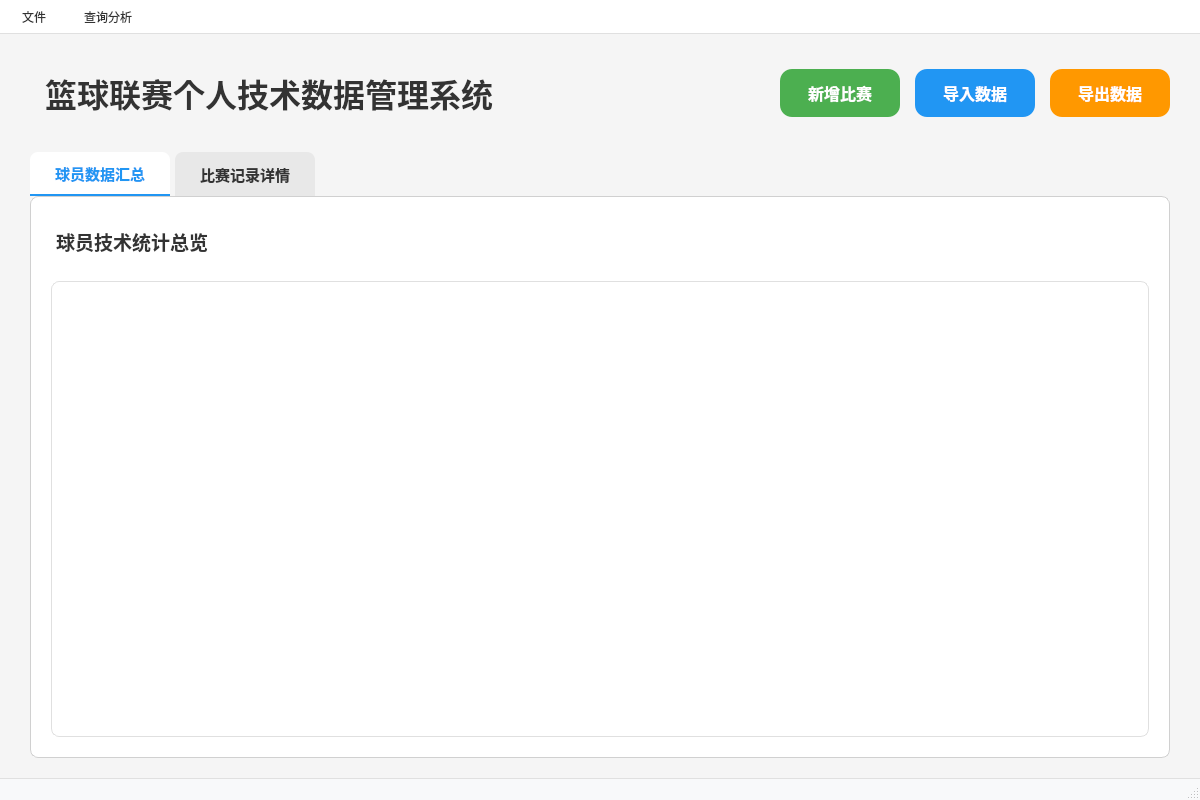
<?xml version="1.0" encoding="UTF-8"?>
<ui version="4.0">
 <class>MainWindow</class>
 <widget class="QMainWindow" name="MainWindow">
  <property name="geometry">
   <rect>
    <x>0</x>
    <y>0</y>
    <width>1200</width>
    <height>800</height>
   </rect>
  </property>
  <property name="windowTitle">
   <string>篮球联赛个人技术数据处理系统</string>
  </property>
  <widget class="QWidget" name="centralwidget">
    <property name="styleSheet">
     <string>QWidget#centralwidget { 
       background-color: #f5f5f5; 
     }</string>
    </property>
    <layout class="QVBoxLayout" name="mainVerticalLayout">
     <property name="spacing">
      <number>20</number>
     </property>
     <property name="leftMargin">
      <number>30</number>
     </property>
     <property name="topMargin">
      <number>20</number>
     </property>
     <property name="rightMargin">
      <number>30</number>
     </property>
     <property name="bottomMargin">
      <number>20</number>
     </property>
     <item>
      <layout class="QHBoxLayout" name="topHeaderLayout">
       <property name="spacing">
        <number>20</number>
       </property>
       <item>
        <widget class="QLabel" name="titleLabel">
         <property name="font">
          <font>
           <pointsize>24</pointsize>
           <bold>true</bold>
          </font>
         </property>
         <property name="styleSheet">
          <string>QLabel {
            color: #333333;
            padding: 15px;
            background-color: transparent;
          }</string>
         </property>
         <property name="text">
          <string>篮球联赛个人技术数据管理系统</string>
         </property>
         <property name="alignment">
          <set>Qt::AlignCenter</set>
         </property>
        </widget>
       </item>
       <item>
        <spacer name="titleSpacer">
         <property name="orientation">
          <enum>Qt::Horizontal</enum>
         </property>
         <property name="sizeHint" stdset="0">
          <size>
           <width>40</width>
           <height>20</height>
          </size>
         </property>
        </spacer>
       </item>
       <item>
        <layout class="QHBoxLayout" name="actionButtonsLayout">
         <property name="spacing">
          <number>15</number>
         </property>
         <item>
          <widget class="QPushButton" name="newGameButton">
           <property name="minimumSize">
            <size>
             <width>120</width>
             <height>45</height>
            </size>
           </property>
           <property name="font">
            <font>
             <pointsize>12</pointsize>
             <bold>true</bold>
            </font>
           </property>
           <property name="styleSheet">
            <string>QPushButton {
              background-color: #4CAF50;
              color: white;
              border: none;
              border-radius: 12px;
              padding: 12px 20px;
              font-weight: bold;
            }
            QPushButton:hover {
              background-color: #45a049;
            }
            QPushButton:pressed {
              background-color: #3d8b40;
            }</string>
           </property>
           <property name="text">
            <string>新增比赛</string>
           </property>
          </widget>
         </item>
         <item>
          <widget class="QPushButton" name="importDataButton">
           <property name="minimumSize">
            <size>
             <width>120</width>
             <height>45</height>
            </size>
           </property>
           <property name="font">
            <font>
             <pointsize>12</pointsize>
             <bold>true</bold>
            </font>
           </property>
           <property name="styleSheet">
            <string>QPushButton {
              background-color: #2196F3;
              color: white;
              border: none;
              border-radius: 12px;
              padding: 12px 20px;
              font-weight: bold;
            }
            QPushButton:hover {
              background-color: #1976D2;
            }
            QPushButton:pressed {
              background-color: #1565C0;
            }</string>
           </property>
           <property name="text">
            <string>导入数据</string>
           </property>
          </widget>
         </item>
         <item>
          <widget class="QPushButton" name="exportDataButton">
           <property name="minimumSize">
            <size>
             <width>120</width>
             <height>45</height>
            </size>
           </property>
           <property name="font">
            <font>
             <pointsize>12</pointsize>
             <bold>true</bold>
            </font>
           </property>
           <property name="styleSheet">
            <string>QPushButton {
              background-color: #FF9800;
              color: white;
              border: none;
              border-radius: 12px;
              padding: 12px 20px;
              font-weight: bold;
            }
            QPushButton:hover {
              background-color: #F57C00;
            }
            QPushButton:pressed {
              background-color: #EF6C00;
            }</string>
           </property>
           <property name="text">
            <string>导出数据</string>
           </property>
          </widget>
         </item>
        </layout>
       </item>
      </layout>
     </item>
     <item>
      <widget class="QTabWidget" name="tabWidget">
       <property name="font">
        <font>
         <pointsize>11</pointsize>
        </font>
       </property>
       <property name="styleSheet">
        <string>QTabWidget::pane {
          border: 1px solid #d0d0d0;
          background-color: white;
          border-radius: 8px;
        }
        QTabWidget::tab-bar {
          alignment: left;
        }
        QTabBar::tab {
          background-color: #e8e8e8;
          color: #333333;
          padding: 12px 25px;
          margin-right: 5px;
          border-top-left-radius: 8px;
          border-top-right-radius: 8px;
          font-weight: bold;
        }
        QTabBar::tab:selected {
          background-color: white;
          color: #2196F3;
          border-bottom: 2px solid #2196F3;
        }
        QTabBar::tab:hover:!selected {
          background-color: #f0f0f0;
        }</string>
       </property>
       <property name="currentIndex">
        <number>0</number>
       </property>
       <widget class="QWidget" name="summaryTab">
        <attribute name="title">
         <string>球员数据汇总</string>
        </attribute>
        <layout class="QVBoxLayout" name="summaryTabLayout">
         <property name="spacing">
          <number>15</number>
         </property>
         <property name="leftMargin">
          <number>20</number>
         </property>
         <property name="topMargin">
          <number>20</number>
         </property>
         <property name="rightMargin">
          <number>20</number>
         </property>
         <property name="bottomMargin">
          <number>20</number>
         </property>
         <item>
          <widget class="QLabel" name="summaryStatsLabel">
           <property name="font">
            <font>
             <pointsize>14</pointsize>
             <bold>true</bold>
            </font>
           </property>
           <property name="styleSheet">
            <string>QLabel {
              color: #333333;
              padding: 10px 0px;
            }</string>
           </property>
           <property name="text">
            <string>球员技术统计总览</string>
           </property>
          </widget>
         </item>
         <item>
          <widget class="QTableWidget" name="summaryTableWidget">
           <property name="styleSheet">
            <string>QTableWidget {
              background-color: white;
              border: 1px solid #e0e0e0;
              border-radius: 8px;
              font-size: 12px;
              color: #333333;
              gridline-color: #f0f0f0;
            }
            QTableWidget::item {
              padding: 12px;
              border-bottom: 1px solid #f0f0f0;
            }
            QTableWidget::item:selected {
              background-color: #e3f2fd;
            }
            QHeaderView::section {
              background-color: #f8f9fa;
              color: #333333;
              padding: 15px;
              border: none;
              border-bottom: 2px solid #e0e0e0;
              font-weight: bold;
            }
            QTableWidget::horizontalHeader {
              border-top-left-radius: 8px;
              border-top-right-radius: 8px;
            }</string>
           </property>
           <property name="alternatingRowColors">
            <bool>true</bool>
           </property>
           <property name="selectionBehavior">
            <enum>QAbstractItemView::SelectRows</enum>
           </property>
           <property name="sortingEnabled">
            <bool>true</bool>
           </property>
          </widget>
         </item>
        </layout>
       </widget>
       <widget class="QWidget" name="gamesTab">
        <attribute name="title">
         <string>比赛记录详情</string>
        </attribute>
        <layout class="QVBoxLayout" name="gamesTabLayout">
         <property name="spacing">
          <number>15</number>
         </property>
         <property name="leftMargin">
          <number>20</number>
         </property>
         <property name="topMargin">
          <number>20</number>
         </property>
         <property name="rightMargin">
          <number>20</number>
         </property>
         <property name="bottomMargin">
          <number>20</number>
         </property>
         <item>
          <widget class="QLabel" name="gamesStatsLabel">
           <property name="font">
            <font>
             <pointsize>14</pointsize>
             <bold>true</bold>
            </font>
           </property>
           <property name="styleSheet">
            <string>QLabel {
              color: #333333;
              padding: 10px 0px;
            }</string>
           </property>
           <property name="text">
            <string>所有比赛记录明细</string>
           </property>
          </widget>
         </item>
         <item>
          <widget class="QTableWidget" name="gamesTableWidget">
           <property name="styleSheet">
            <string>QTableWidget {
              background-color: white;
              border: 1px solid #e0e0e0;
              border-radius: 8px;
              font-size: 12px;
              color: #333333;
              gridline-color: #f0f0f0;
            }
            QTableWidget::item {
              padding: 12px;
              border-bottom: 1px solid #f0f0f0;
            }
            QTableWidget::item:selected {
              background-color: #e8f5e8;
            }
            QHeaderView::section {
              background-color: #f8f9fa;
              color: #333333;
              padding: 15px;
              border: none;
              border-bottom: 2px solid #e0e0e0;
              font-weight: bold;
            }
            QTableWidget::horizontalHeader {
              border-top-left-radius: 8px;
              border-top-right-radius: 8px;
            }</string>
           </property>
           <property name="alternatingRowColors">
            <bool>true</bool>
           </property>
           <property name="selectionBehavior">
            <enum>QAbstractItemView::SelectRows</enum>
           </property>
           <property name="sortingEnabled">
            <bool>true</bool>
           </property>
          </widget>
         </item>
        </layout>
       </widget>
      </widget>
     </item>
    </layout>
  </widget>
  <widget class="QMenuBar" name="menubar">
   <property name="geometry">
    <rect>
     <x>0</x>
     <y>0</y>
     <width>1200</width>
     <height>22</height>
    </rect>
   </property>
   <property name="styleSheet">
    <string>QMenuBar {
      background-color: white;
      color: #333333;
      border-bottom: 1px solid #e0e0e0;
    }
    QMenuBar::item {
      padding: 8px 16px;
      background-color: transparent;
    }
    QMenuBar::item:selected {
      background-color: #f0f0f0;
    }
    QMenu {
      background-color: white;
      border: 1px solid #d0d0d0;
      border-radius: 4px;
    }
    QMenu::item {
      padding: 8px 20px;
    }
    QMenu::item:selected {
      background-color: #e3f2fd;
    }</string>
   </property>
   <widget class="QMenu" name="menuFile">
    <property name="title">
     <string>文件</string>
    </property>
    <addaction name="actionSave"/>
    <addaction name="actionLoad"/>
   </widget>
   <widget class="QMenu" name="menuQuery">
    <property name="title">
     <string>查询分析</string>
    </property>
    <addaction name="actionTopThree"/>
    <addaction name="actionTeamTopThree"/>
    <addaction name="separator"/>
    <addaction name="actionShowSummary"/>
   </widget>
   <addaction name="menuFile"/>
   <addaction name="menuQuery"/>
  </widget>
  <widget class="QStatusBar" name="statusbar">
   <property name="styleSheet">
    <string>QStatusBar {
      background-color: #f8f9fa;
      color: #666666;
      border-top: 1px solid #e0e0e0;
    }</string>
   </property>
  </widget>
  <action name="actionSave">
   <property name="text">
    <string>保存数据</string>
   </property>
  </action>
  <action name="actionLoad">
   <property name="text">
    <string>加载数据</string>
   </property>
  </action>
  <action name="actionTopThree">
   <property name="text">
    <string>平均数据排名</string>
   </property>
  </action>
  <action name="actionTeamTopThree">
   <property name="text">
    <string>队内排名分析</string>
   </property>
  </action>
  <action name="actionShowSummary">
   <property name="text">
    <string>查看汇总数据</string>
   </property>
  </action>
 </widget>
 <resources/>
 <connections/>
</ui>
